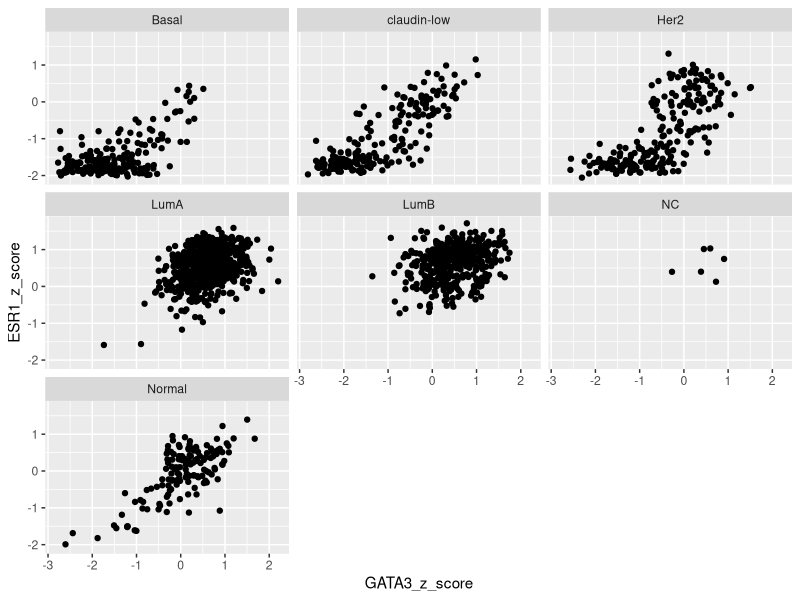
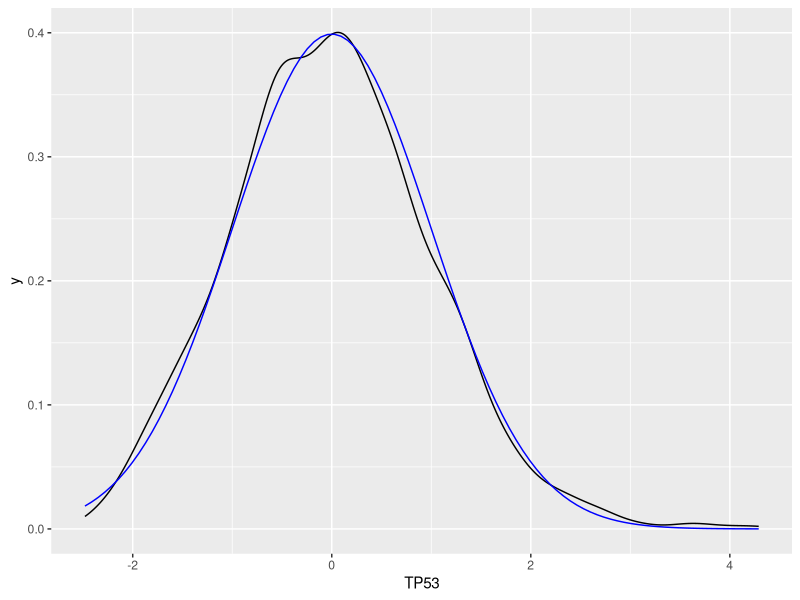

Write R code to recreate these figures, in order.
## ---- chunk 1
library(tidyverse)
metabric <- read_csv("../data/metabric_clinical_and_expression_data.csv")
## ---- chunk 2
patients_of_interest <- filter(metabric, Chemotherapy == "NO", Radiotherapy == "NO", Survival_time / 12 > 20)
# alternative using separate steps
patients_of_interest <- metabric %>%
  filter(Chemotherapy == "NO") %>%
  filter(Radiotherapy == "NO") %>%
  mutate(Survival_time_years = Survival_time / 12) %>%
  filter(Survival_time_years > 20)
#
patients_of_interest
## ---- chunk 3
table(patients_of_interest$ER_status)
mean(patients_of_interest$ER_status == "Positive")
## ---- chunk 4
table(metabric$ER_status)
mean(metabric$ER_status == "Positive")
## ---- chunk 5
# hard-coded values - almost certainly a better way of doing this
contingency_table <- matrix(c(8, 445 - 8, 62, 1459 - 62), ncol = 2)
contingency_table
fisher.test(contingency_table)
#
# alternative using table() having created a categorical variable for our untreated, long-survival status
metabric <- mutate(metabric, untreated_long_survival = Chemotherapy == "NO" & Radiotherapy == "NO" & Survival_time / 12 > 20)
contingency_table <- table(metabric$untreated_long_survival, metabric$ER_status)
fisher.test(contingency_table)
#
# or can call fisher.test() using the categorical variables directly
fisher.test(metabric$untreated_long_survival, metabric$ER_status)
## ---- chunk 6
metabric %>%
  mutate(Survival_time_years = Survival_time / 12) %>%
  mutate(Age = Age_at_diagnosis + Survival_time_years) %>%
  mutate(Proportion_of_life_since_diagnosis = Survival_time_years / Age) %>%
  select(Patient_ID, Age, Age_at_diagnosis, Survival_time_years, Proportion_of_life_since_diagnosis) %>%
  arrange(desc(Proportion_of_life_since_diagnosis)) %>%
  mutate_if(is.numeric, round, digits = 2)
## ---- chunk 7
metabric_z_scores <- mutate(metabric, ESR1_z_score = (ESR1 - mean(ESR1)) / sd(ESR1))
## ---- chunk 8
summarise(metabric_z_scores, mean = mean(ESR1_z_score), sd = sd(ESR1_z_score))
## ---- chunk 9
metabric_z_scores <- mutate(metabric_z_scores, GATA3_z_score = (GATA3 - mean(GATA3)) / sd(GATA3))
ggplot(data = metabric_z_scores) +
  geom_point(mapping = aes(x = GATA3_z_score, y = ESR1_z_score)) +
  facet_wrap(vars(PAM50))
## ---- chunk 10
metabric_z_scores <- metabric %>%
  mutate_at(vars(ESR1:MLPH), ~ (. - mean(.)) / sd(.)) %>%
  mutate_at(vars(ESR1:MLPH), signif, digits = 3)
metabric_z_scores %>%
  select(Patient_ID, ESR1:MLPH)
## ---- chunk 11
summarize_at(metabric_z_scores, vars(ESR1:PGR), list(mean = mean, sd = sd))
## ---- chunk 12
ggplot(data = metabric_z_scores) +
  geom_density(mapping = aes(x = TP53)) +
  stat_function(fun = dnorm, colour = "blue")
## ---- chunk 13
starwars <- starwars %>%
  mutate(height = height / 100) %>%
  mutate(BMI = mass / height ^ 2)
## ---- chunk 14
starwars %>%
  filter(species == "Human") %>%
  filter(BMI > 25) %>%
  arrange(desc(BMI)) %>%
  select(name, height, mass, BMI)
